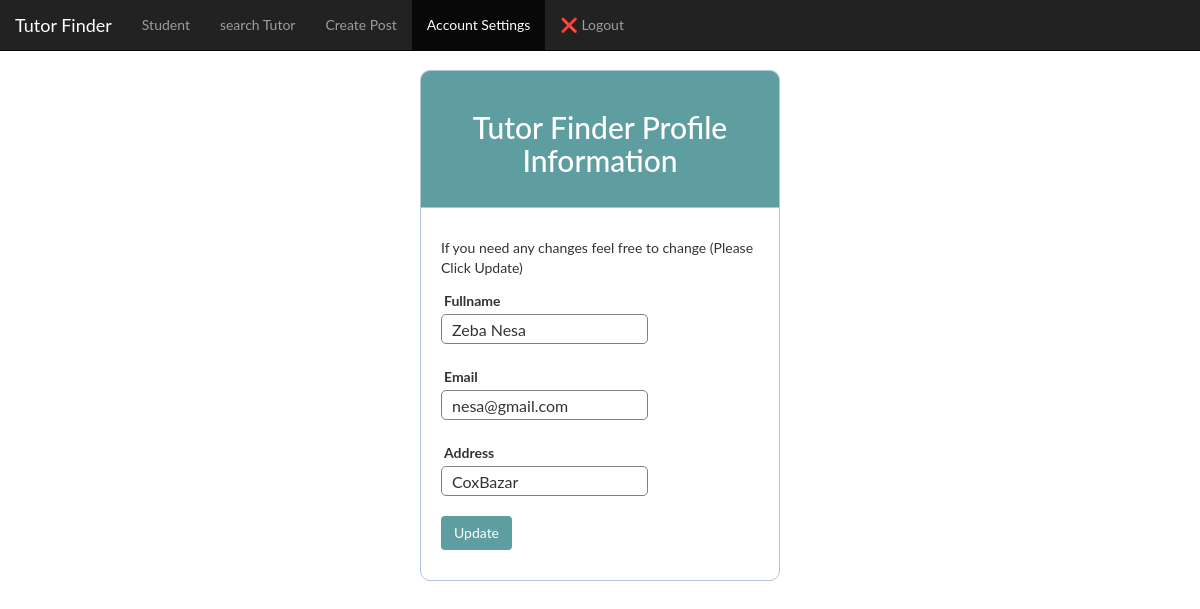
/infoStudent.php (signed in), run on an earlier commit of the app's database.
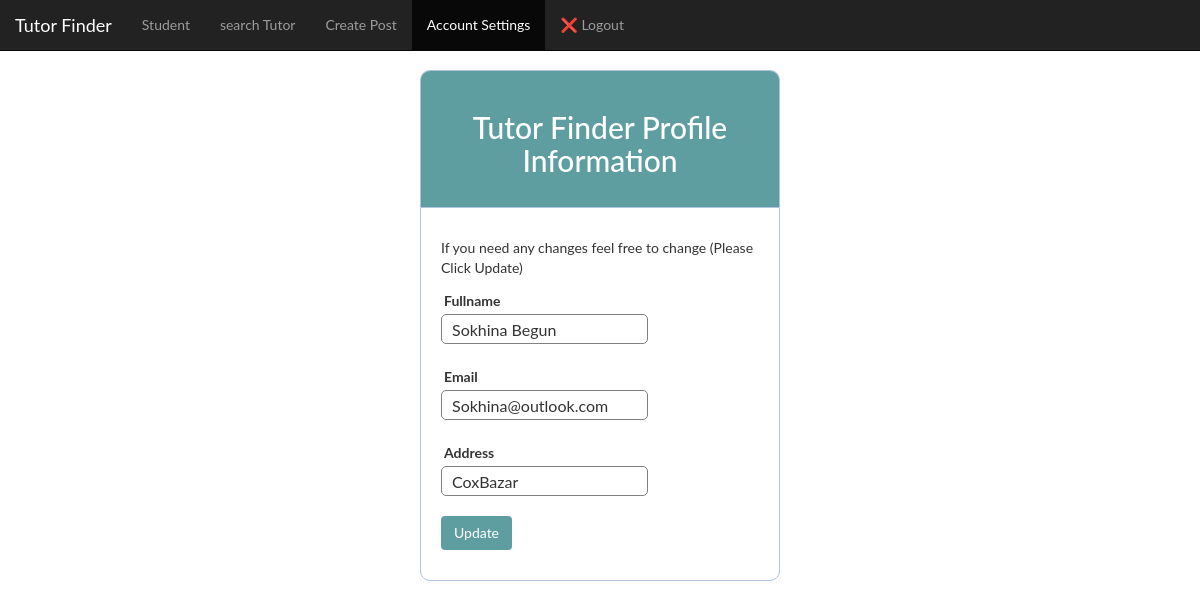
And on a later commit of the database.
### tables this page shows
CREATE TABLE `guardian_info` (
  `id` int(10) NOT NULL,
  `fullname` varchar(20) NOT NULL,
  `phone` varchar(15) NOT NULL,
  `nid` varchar(15) NOT NULL,
  `email` varchar(30) NOT NULL,
  `address` varchar(20) NOT NULL
);

### infoStudent.php (the view, shortened to what this page needs)
<?php
    require 'config.php';
	$user = $_SESSION['un'];
	$type = $_SESSION['name'];
?>
<!DOCTYPE html>
<html>
	<head>
	<link rel="stylesheet" type="text/css" href="css/style.css">
    <link href="css/bootstrap.min.css" rel="stylesheet">
    <link href="css/bootstrap.css" rel="stylesheet">
    <link href="style.css" rel="stylesheet">
    <link rel="stylesheet" type="text/css" media="screen" href="css/common.css" />
</head>
<body>
<div>
<nav class="navbar navbar-inverse navbar-fixed-top">
  <div class="container-fluid">
    <div class="navbar-header">
      <a class="navbar-brand" href="#">Tutor Finder</a>
    </div>
    <ul class="nav navbar-nav">
      <li><a href="student.php">Student</a></li>
      <li><a href="searchTutorstudent.php">search Tutor</a></li>
      <li><a href="sgpost.php" target="_blank">Create Post</a></li>
      <li class="active"><a href="infoStudent.php">Account Settings</a></li>
      <li><a href="logout.php"><?php echo '<span>&#10060</span>'?> Logout</a></li>
    </ul>
  </div>
</nav>
</div>
<br>
  <div class="header">
  	<h2>Tutor Finder Profile Information</h2>
  </div>
		<?php
			if($type == "Student"){
				$sql = "SELECT fullname, email, address from student_info where g_phone = $user";
			}else if($type == "Gaurdian"){
				$sql = "SELECT fullname, email, address from guardian_info where phone = $user";
			}else if($type == "Tutor"){
				$sql = "SELECT fullname, email, address from tutor_info where phone = $user";
			}
			$resultset = mysqli_query($conn, $sql) or die("database error:". mysqli_error($conn));
			while( $record = mysqli_fetch_array($resultset) ) {
		?>
<form  name="index" method="post" action="infoupdatehandler.php" onsubmit="return(validate());">
	<div class="input-group">
	 <lable>If you need any changes feel free to change  (Please Click Update)</lable>
</div>
	<div class="input-group">
  	  <label>Fullname</label>
			<input type="text" name="fname" value="<?php echo $record['fullname']; ?>">
  	</div>
      <div class="input-group">
  	  <label>Email</label>
			<input type="Email" name="email" value="<?php echo $record['email']; ?>">
  	</div>
      <div class="input-group">
  	  <label>Address</label>
			<input type="text" name="address" value="<?php echo $record['address']; ?>">
  	</div>
  	<div class="input-group">
  	  <button type="submit" class="btn" name="reg_user">Update</button>
  	</div>
  </form>
  <?php } ?>
</body>
</html>

What changed in the data, as far as the page shows it:
changed guardian_info "CoxBazar": fname "Zeba Nesa" → "Sokhina Begun"; email "nesa@gmail.com" → "Sokhina@outlook.com"
